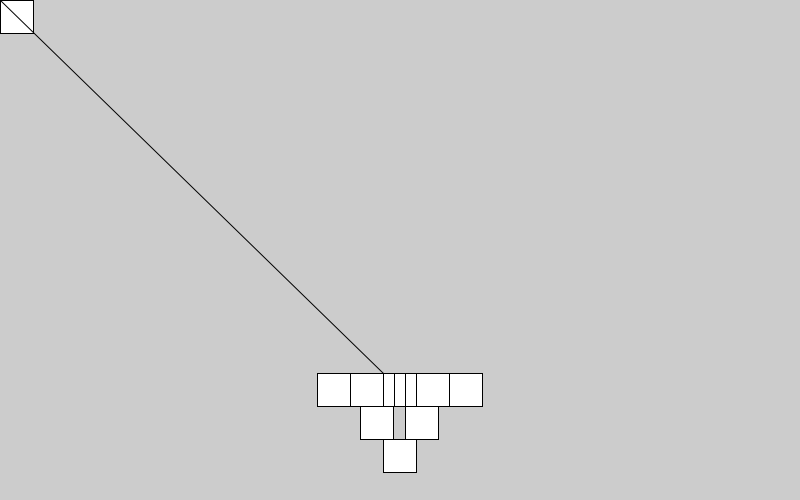
Frame 1 (no input)
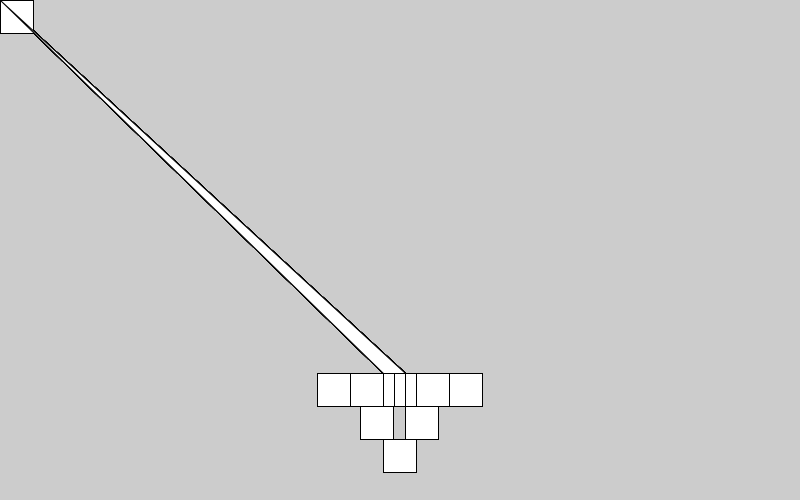
Frame 60 (the mouse pressed at the canvas centre just before this capture)
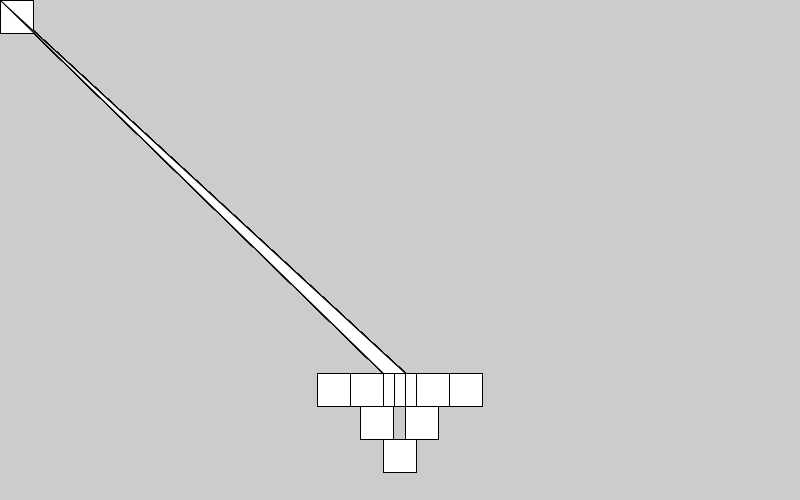
Frame 120 (the mouse held since frame 60 and released just before this capture)

The Processing sketch that drew these frames (run headless with seeded random() and noise(); from frame 60 on, the mouse is pressed at the canvas centre):

// Processing sketch: musicButtonv2_2
// ── musicButtonv2_2.pde
//[ ] merge loop buttons into double function
//[X] move shuffle to the left of loop

float buttonReferentMeasure;
float buttonSide, spaceX, spaceY, spaceWidth, spaceHeight;
float pauseX1, pauseY1, pauseX2, pauseY2, pauseX3, pauseY3, pauseWidth;
float playX, playY, playX1, playY1, playX2, playY2, playX3, playY3, stopX, stopY, loopIX, loopIY;
float ffX, ffY, rrX, rrY, nextX, nextY, prevX, prevY, loop1X, loop1Y;
float loopPlaylistX, loopPlaylistY;
float shuffleX, shuffleY;
float ffX1A, ffY1A, ffX2A, ffY2A, ffX3A, ffY3A;
float ffX1B, ffY1B, ffX2B, ffY2B, ffX3B, ffY3B;
//
void setup() {
  //Display
  size(800, 500); //width, height
  //fullScreen(); //displayWidth, displayHeight
  //
  //Population: visual data
  buttonReferentMeasure = width * 1/24;
  buttonSide = buttonReferentMeasure;
  spaceWidth = buttonReferentMeasure * 1/16;
  //
  float centerX = width * 1/2; //Local Variable, garbage collected at end of setup(), see println in draw()
  float centerY = height * 25/32;
  int buttonPositionColumn, buttonPositionRow;
  print("Confirming Center X:", centerX);
  println("\t Confirming Center Y:", centerY); //shpws a character escape
  //
  pauseX1 = centerX - buttonReferentMeasure*1/2;
  pauseY1 = centerY - buttonReferentMeasure*1/2;
  pauseWidth = buttonReferentMeasure * 19683/59049;
  pauseX2 = pauseX1 + 2*pauseWidth;
  pauseY2 = pauseY1;
  playX1 = pauseX1;
  playY1 = pauseY1;
  stopX = pauseX1;
  stopY = height * 28/32;
  pauseX3 = pauseX1*6*pauseWidth;
  pauseY3 = pauseY1;
  //
  buttonPositionRow = 1;
  //
  loopIX = pauseX2;
  loopIY = pauseY3 + ( buttonPositionRow * buttonReferentMeasure );
  //
  shuffleX = (pauseX1 - pauseX1*0.06);
  shuffleY = pauseY3 - ( buttonPositionRow*buttonReferentMeasure*-1 );
  //
  buttonPositionColumn = 1;
  ffX = pauseX1 + ( buttonPositionColumn*buttonReferentMeasure );
  ffY = pauseY1;
  //
  rrX = pauseX1 - ( buttonPositionColumn*buttonReferentMeasure );
  rrY = pauseY1;
  //
  buttonPositionColumn = 2; //can increment with +=1
  nextX = pauseX1 + ( buttonPositionColumn*buttonReferentMeasure );
  nextY = pauseY1;
  //
  prevX = pauseX1 - ( buttonPositionColumn*buttonReferentMeasure );
  prevY = pauseY1;
  //
  buttonPositionColumn = 3;
  loop1X = loopIX;
  loop1Y = loopIY;
  //
  buttonPositionRow = 2;
  loopPlaylistX = pauseX1;
  loopPlaylistY = pauseY1 + ( buttonPositionRow*buttonReferentMeasure );
  //
  buttonPositionRow = 3;
  stopX = pauseX1;
  stopY = height * 112.5/128;
  //
} //End setup
//
void draw() {
  //
  /*Note: draw the pause button first, in the middle
   All other buttons are drawn around it
   All pseudocode starts like rect( X, Y, Width, Height )
   */
  //
  //Confirming Local Variable Center X & Y garbage collected from setup()
  //print("Confirming Center X:", centerX);
  //print("/t Confirming Center Y:", centerY);
  //println("/t Confirming Button Position Couter:", buttonPosition);
  //
  //Button Space
  rect( spaceX, spaceY, spaceWidth, buttonSide );
  rect( spaceX, spaceY, spaceHeight, buttonSide );
  //
  //Stop Button //far right, find way to move middle bottom
  rect( stopX, stopY, buttonSide, buttonSide ); //layout?
  rect( stopX, stopY, buttonSide, buttonSide ); //square
  //
  //Pause Button //center at 25/32
  rect( pauseX1, pauseY1, buttonSide, buttonSide ); //Layout
  rect( pauseX1, pauseY1, pauseWidth, buttonSide );
  rect( pauseX2, pauseY2, pauseWidth, buttonSide );
  //
  //Play Button //center at 25/32
  rect( playX, playY, buttonSide, buttonSide ); //Layout
  triangle( playX1, playY1, playX2, playY2, playX3, playY3 );
  //
  playX1 = pauseX1;
  playY1 = pauseY1;
  playX2 = pauseX2;
  playY2 = pauseY2;
  //
  //Fast Forward in the Song  //To the right of center button
  rect( ffX, ffY, buttonSide, buttonSide ); //Layout
  triangle( ffX1A, ffY1A, ffX2A, ffY2A, ffX3A, ffY3A );
  triangle( ffX1B, ffY1B, ffX2B, ffY2B, ffX3B, ffY3B );
  //
  //Rewind in the Song  //to the left of center button
  rect( rrX, rrY, buttonSide, buttonSide ); //Layout
  //triangle( rrX1A, rrY1A, rrX2A, rrY2A, rrX3A, rrY3A );
  //triangle( rrX1B, rrY1B, rrX2B, rrY2B, rrX3B, rrY3B );
  //
  //Next Button, skip file  //to the right of ff within song
  rect( nextX, nextY, buttonSide, buttonSide ); //Layout
  //triangle( nextX1, nextY1, nextX2, nextY2, nextX3, nextY3 );
  //rect( nextX, nextY, nextWidth, buttonSide );
  //
  //Previous Button  //to the left of rewind
  rect( prevX, prevY, buttonSide, buttonSide ); //Layout
  //triangle( prevX1, prevY1, prevX2, prevY2, prevX3, prevY3 );
  //rect( prevX, prevY, prevWidth, buttonSide );
  //
  //Loop the Song Once, merged with normal loop
  rect( loop1X, loop1Y, buttonSide, buttonSide ); //Layout
  //ellipse( loop1X, loop1Y, loop1WidthDiameter, loop1HeightDiameter );
  //ellipse( loop1X, loop1Y, loop1WidthDiameter, loop1HeightDiameter );
  //triangle( loop1X1, loop1Y1, loop1X2, loop1Y2, loop1X3, loop1Y3 );
  //
  //Loop the Song Infinitely //offest middle right
  rect( loopIX, loopIY, buttonSide, buttonSide ); //Layout
  //ellipse( loopIX, loopIY, loopIWidthDiameter, loopIHeightDiameter );
  //ellipse( loopIX, loopIY, loopIWidthDiameter, loopIHeightDiameter );
  //triangle( loopIX1, loopIY1, loopIX2, loopIY2, loopIX3, loopIY3 );
  //
  //Shuffle //left r2
  rect( shuffleX, shuffleY, buttonSide, buttonSide ); //Layout
  //2-D Shapes
  //
} //End draw
//
void keyPressed() {
} //End keyPressed
//
void mousePressed() {
} //End mousePressed
//
//End MAIN Program
